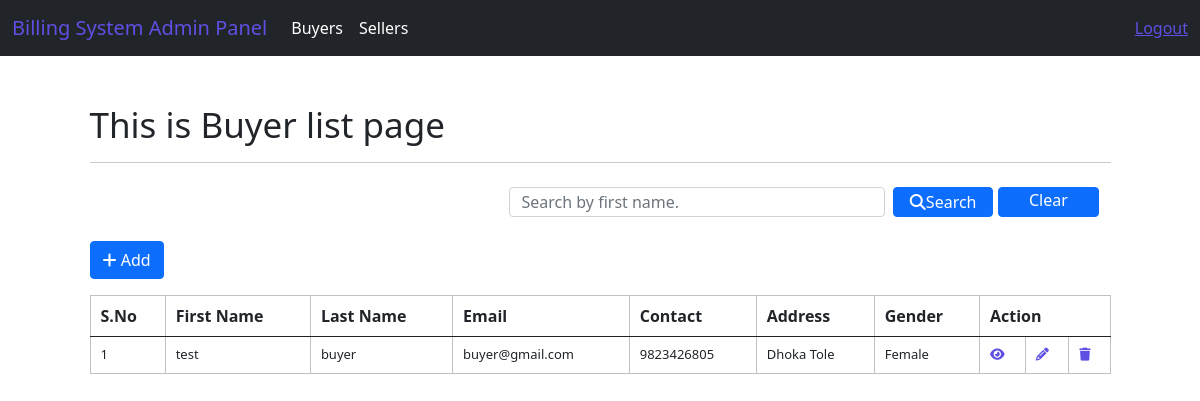
Page /system/buyer/index (signed in) on the committed database.
### system/models.py (models this page shows)
class CustomUser(AbstractUser):
    MALE = 'Male'
    FEMALE = 'Female'
    OTHERS = 'Female'
    GENDER_CHOICES = [
            (MALE, 'Male'),
            (FEMALE, 'Female'),
            (OTHERS, 'Others'),
            ]
    BUYER_ROLE = 'Buyer'
    SELLER_ROLE = 'Seller'
    ROLE_CHOICES = [
            (BUYER_ROLE, 'Buyer'),
            (SELLER_ROLE, 'Seller'),
            ]
    username = models.CharField(max_length=50, unique=True)
    first_name = models.CharField(max_length=50)
    last_name = models.CharField(max_length=50)
    address = models.CharField(max_length=50)
    contact = models.CharField(max_length=50)
    email = models.EmailField(max_length=50)
    total_earnings = models.FloatField(default=0.0)
    gender = models.CharField(max_length=10, choices=GENDER_CHOICES)
    role = models.CharField(max_length=20, choices=ROLE_CHOICES)
    objects = UserManager()
    REQUIRED_FIELDS = []

### system/views.py (the view)
# urls.py: path("buyer/index",views.buyer_index,name= 'index-buyer'),
@login_required(login_url='login')
def buyer_index(request):
    buyer_list = CustomUser.objects.filter(role="Buyer").order_by('id')
    context = {"data": buyer_list}
    if request.method == "POST":
        search = request.POST.get('search')
        buyers = CustomUser.objects.filter(
            role="Buyer", first_name__icontains=search)
        context = {"data": buyers}
        return render(request, 'adminPanel/buyers/buyers_index.html', context)
    return render(request, 'adminPanel/buyers/buyers_index.html', context)

### templates/adminPanel/buyers/buyers_index.html (shortened to what this page needs)
{% extends 'layouts/master.html' %}
{% block custom_css %}
<link rel="stylesheet" href="https://cdnjs.cloudflare.com/ajax/libs/font-awesome/6.3.0/css/all.min.css"/>
{% endblock %}
{% block content %}
<div class="container mt-5">
    <h1>This is Buyer list page</h1>
    <hr>
    <nav class="navbar bg-body-tertiary">
        <div class="container-fluid">
              <form class="d-flex" role="search" action="{% url 'index-buyer' %}" method="POST">
                <input style="height: 30px;" class="form-control me-2" type="text" name="search" placeholder="Search by first name." aria-label="Search" required>
                <button class="btn btn-primary mb-3 mr-3" type="submit" style="height:30px; width: 160px; padding: 0px;"><i class="fa-solid fa-search"></i>Search</button>
                <a href="{% url 'index-buyer' %}" class="btn btn-primary mb-3 ml-2"  style="height:30px; width: 160px; padding: 0px; margin-left: 5px;">Clear</a>
              </form>
        </div>
    </nav>
    <a href="{% url 'add-buyer' %}" class="btn btn-primary mb-3"><i class="fa-solid fa-plus"></i> Add</a>
    <div class="row">
        <div class="col-12">
            <table class="table table-striped-columns table-hover">
                <thead>
                    <tr>
                        <th>S.No</th>
                        <th>First Name</th>
                        <th>Last Name</th>
                        <th>Email</th>
                        <th>Contact</th>
                        <th>Address</th>
                        <th>Gender</th>
                        <th colspan="3">Action</th>
                    </tr>
                </thead>
                <tbody>
                    {% for val in data %}
                    <tr>
                        <td>{{ forloop.counter }}</td>
                        <td>{{ val.first_name }}</td>
                        <td>{{ val.last_name }}</td>
                        <td>{{val.email}}</td>
                        <td>{{val.contact}}</td>
                        <td>{{val.address}}</td>
                        <td>{{val.gender}}</td>
                        <td><a href="{% url 'view-buyer' val.id %}"><i class="fa-solid fa-eye"></i></a></td>
                        <td><a href="{% url 'edit-buyer' val.id %}"><i class="fa-solid fa-pencil"></i></a></td>
                        <td><a href="{% url 'delete-buyer' val.id %}"><i class="fa-solid fa-trash"></i></a></td>
                    </tr>
                    {% endfor %}
                </tbody>
            </table>
        </div>
    </div>
</div>
{% endblock %}

### static/css/style.css (style rules this page uses)
h1 { font-size: 35px; }
.table-elements tr, td, th { font-size: 13px; border: 1px solid rgb(194, 193, 193); padding-left: 10px !important; }
.table-font-for-transcript td, th { font-size: 16px !important; }

### rows in the picture
CustomUser: first_name "test", last_name "buyer", email "buyer@gmail.com", contact "9823426805", address "Dhoka Tole", gender "Female"
